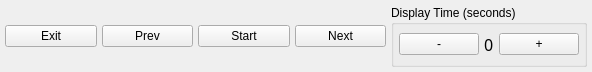
<?xml version="1.0" encoding="UTF-8"?>
<ui version="4.0">
 <class>SlideshowControlWidget</class>
 <widget class="QWidget" name="SlideshowControlWidget">
  <property name="geometry">
   <rect>
    <x>0</x>
    <y>0</y>
    <width>592</width>
    <height>72</height>
   </rect>
  </property>
  <property name="windowTitle">
   <string>Form</string>
  </property>
  <layout class="QHBoxLayout" name="horizontalLayout">
   <property name="spacing">
    <number>0</number>
   </property>
   <property name="leftMargin">
    <number>0</number>
   </property>
   <property name="topMargin">
    <number>0</number>
   </property>
   <property name="rightMargin">
    <number>0</number>
   </property>
   <property name="bottomMargin">
    <number>0</number>
   </property>
   <item>
    <widget class="QFrame" name="frame">
     <property name="frameShape">
      <enum>QFrame::NoFrame</enum>
     </property>
     <property name="frameShadow">
      <enum>QFrame::Raised</enum>
     </property>
     <layout class="QHBoxLayout" name="horizontalLayout_3">
      <property name="spacing">
       <number>5</number>
      </property>
      <property name="leftMargin">
       <number>5</number>
      </property>
      <property name="topMargin">
       <number>5</number>
      </property>
      <property name="rightMargin">
       <number>5</number>
      </property>
      <property name="bottomMargin">
       <number>5</number>
      </property>
      <item>
       <widget class="QPushButton" name="btn_exit">
        <property name="text">
         <string>Exit</string>
        </property>
       </widget>
      </item>
      <item>
       <widget class="QPushButton" name="btn_prev_slide">
        <property name="text">
         <string>Prev</string>
        </property>
       </widget>
      </item>
      <item>
       <widget class="QPushButton" name="btn_start_slideshow">
        <property name="text">
         <string>Start</string>
        </property>
       </widget>
      </item>
      <item>
       <widget class="QPushButton" name="btn_next_slide">
        <property name="text">
         <string>Next</string>
        </property>
       </widget>
      </item>
      <item>
       <widget class="QGroupBox" name="groupBox">
        <property name="title">
         <string>Display Time (seconds)</string>
        </property>
        <layout class="QHBoxLayout" name="horizontalLayout_2">
         <property name="spacing">
          <number>5</number>
         </property>
         <property name="leftMargin">
          <number>5</number>
         </property>
         <property name="topMargin">
          <number>5</number>
         </property>
         <property name="rightMargin">
          <number>5</number>
         </property>
         <property name="bottomMargin">
          <number>5</number>
         </property>
         <item>
          <widget class="QPushButton" name="btn_decre_interval">
           <property name="text">
            <string>-</string>
           </property>
          </widget>
         </item>
         <item>
          <widget class="QLabel" name="lbl_display_time">
           <property name="font">
            <font>
             <family>Noto Sans</family>
             <pointsize>12</pointsize>
            </font>
           </property>
           <property name="text">
            <string>0</string>
           </property>
          </widget>
         </item>
         <item>
          <widget class="QPushButton" name="btn_incre_interval">
           <property name="text">
            <string>+</string>
           </property>
          </widget>
         </item>
        </layout>
       </widget>
      </item>
     </layout>
    </widget>
   </item>
  </layout>
 </widget>
 <resources/>
 <connections/>
</ui>
